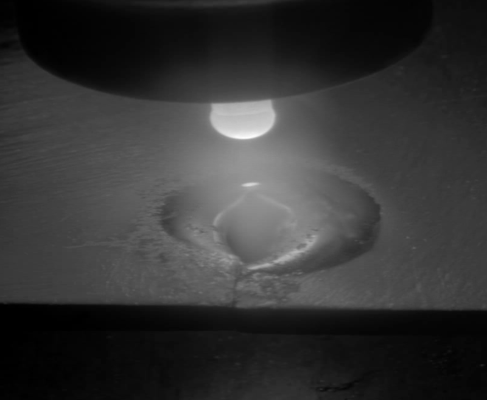
#> input picture public/burnthru.png, 487 x 400 px
$ python -i Fit_curve.py   (imports and definitions only)
#> lines starting #> are read from the running program, lines starting #| are printed output that depends on the picture; after the words box and inside, x2 and y2 are one past the last pixel; in counts of white or black regions, pixels touching at a corner belong together
import cv2
import numpy as np
import os
import sys
import re
from glob import glob

def resize_to_fit(image, window_width=800, window_height=600):
    """Resize the image to fit within the specified window size while maintaining aspect ratio."""
    h, w = image.shape[:2]
    scale = min(window_width / w, window_height / h)
    new_w = int(w * scale)
    new_h = int(h * scale)
    resized_image = cv2.resize(image, (new_w, new_h), interpolation=cv2.INTER_AREA)
    return resized_image, scale

def process_image(image_path, output_dir):
    """Process an image for edge detection with clear annotations."""
#> called with image_path = 'burnthru.png', output_dir = 'out.png'
    # Read the image
    img = cv2.imread(image_path, cv2.IMREAD_COLOR)
#> img is the input picture: shape (400, 487, 3); min 0, max 253, mean 52.9
    if img is None:
        print(f"Failed to read image: {image_path}")
        return None

    # Create a copy for drawing
    result_img = img.copy()

    # Convert to grayscale for edge detection
    gray = cv2.cvtColor(img, cv2.COLOR_BGR2GRAY)

    # Apply edge detection
    edges = detect_edges(gray)
#> in detect_edges, `edges = cv2.Canny(blurred, cl, cu, apertureSize=ap)`:
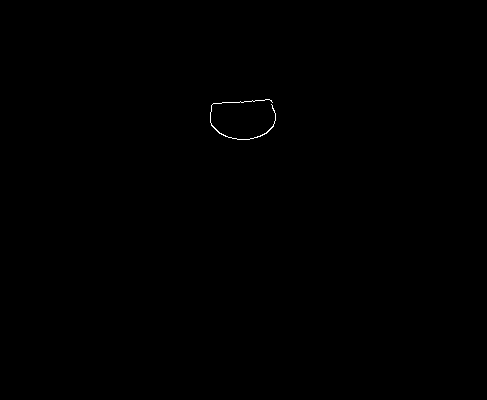
#> edges: shape (400, 487); 0.1% white in thin lines or dots, all inside (x1, y1, x2, y2) = (210, 99, 276, 140)
#> in detect_edges, `edges = cv2.dilate(edges, kernel, iterations=1)`:
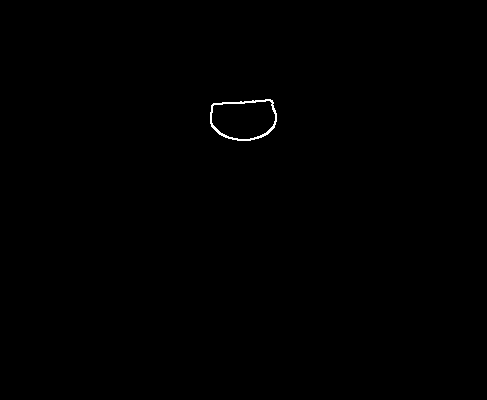
#> edges: shape (400, 487); 0.21% white in thin lines or dots, all inside (x1, y1, x2, y2) = (210, 99, 277, 141)

    # Draw the edges on the image in red
    result_img[edges > 0] = [0, 0, 255]  # Red color for edges

    # Add annotations
    h, w = img.shape[:2]
#> h = 400; w = 487

    # Add a title at the top
    cv2.putText(result_img, "Edge Detection Result", (10, 30),
               cv2.FONT_HERSHEY_SIMPLEX, 0.8, (0, 255, 0), 2)
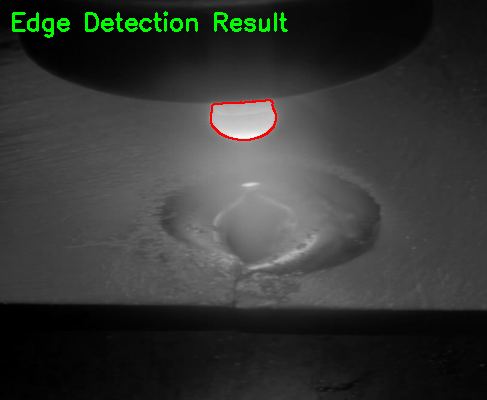
#> result_img: shape (400, 487, 3); mean B, G, R 52.4, 55.1, 53

    # Add information about the image
    # cv2.putText(result_img, f"Image: {os.path.basename(image_path)}", (10, h - 60),
    #            cv2.FONT_HERSHEY_SIMPLEX, 0.6, (255, 255, 255), 2)
    # cv2.putText(result_img, f"Size: {w}x{h} pixels", (10, h - 30),
    #            cv2.FONT_HERSHEY_SIMPLEX, 0.6, (255, 255, 255), 2)

    # Save the result
    base_name = os.path.splitext(os.path.basename(image_path))[0]
    output_path = os.path.join(output_dir, f'{base_name}_edge_detection.jpg')
    cv2.imwrite(output_path, result_img)
    print(f"Edge detection completed for {image_path}")
    return [output_path]

def detect_edges(gray):
    """Detect edges in a grayscale image and return a binary edge map."""
    # Parameters for image processing
    gk = 11  # Gaussian kernel size
    cl = 90  # Canny lower threshold
    cu = 140 # Canny upper threshold
    ap = 3   # Aperture size

    # Apply GaussianBlur
    blurred = cv2.GaussianBlur(gray, (gk, gk), 0)

    # Apply Canny edge detector
    edges = cv2.Canny(blurred, cl, cu, apertureSize=ap)

    # Dilate the edges slightly to make them more visible
    kernel = np.ones((2, 2), np.uint8)
    edges = cv2.dilate(edges, kernel, iterations=1)

    return edges

def main():
    # Check command line arguments
    if len(sys.argv) < 3:
        print("Usage: python Fit_curve.py <input_image_path> <output_directory>")
        return

    input_path = sys.argv[1]
    output_dir = sys.argv[2]

    # Create output directory if it doesn't exist
    os.makedirs(output_dir, exist_ok=True)

    # Check if input_path is a file or directory
    if os.path.isfile(input_path):
        # Process a single file
        process_image(input_path, output_dir)
    else:
        # Process all images in the directory
        input_dir = os.path.dirname(input_path) if os.path.isfile(input_path) else input_path
        image_extensions = ['*.png', '*.jpg', '*.jpeg', '*.bmp', '*.tiff', '*.gif', '*.JPG']
        image_files = []
        for ext in image_extensions:
            image_files.extend(glob(os.path.join(input_dir, ext)))

        # Process each image
        for image_file in image_files:
            process_image(image_file, output_dir)

    print("Processing complete.")

# [2 lines not run here, left out]

>>> result = process_image('burnthru.png', 'out.png')
